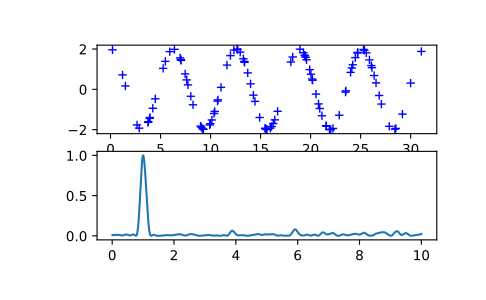

Write the Python code that produced this figure.
import scipy.signal
import matplotlib.pyplot as plt

# First define some input parameters for the signal:

A = 2.
w = 1.
phi = 0.5 * np.pi
nin = 1000
nout = 100000
frac_points = 0.9 # Fraction of points to select

# Randomly select a fraction of an array with timesteps:

r = np.random.rand(nin)
x = np.linspace(0.01, 10*np.pi, nin)
x = x[r >= frac_points]

# Plot a sine wave for the selected times:

y = A * np.sin(w*x+phi)

# Define the array of frequencies for which to compute the periodogram:

f = np.linspace(0.01, 10, nout)

# Calculate Lomb-Scargle periodogram:

import scipy.signal as signal
pgram = signal.lombscargle(x, y, f, normalize=True)

# Now make a plot of the input data:

plt.subplot(2, 1, 1)
plt.plot(x, y, 'b+')

# Then plot the normalized periodogram:

plt.subplot(2, 1, 2)
plt.plot(f, pgram)
plt.show()
